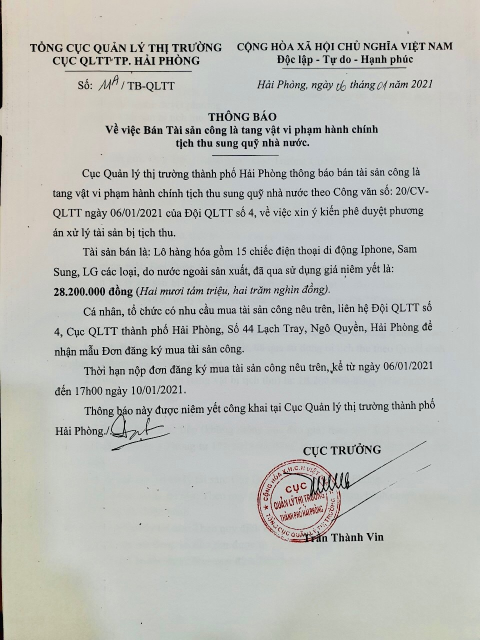
#> input picture datasets/images/original/Anh1.jpg, 960 x 1280 px (shown at 1/2 size)
$ python -i preprocessing.py   (imports and definitions only)
#> lines starting #> are read from the running program, lines starting #| are printed output that depends on the picture
#> further down, picture is the input picture: shape (1280, 960, 3); mean B, G, R 185.1, 189.2, 187.6
import cv2
import numpy as np


def to_grayscale(img: np.ndarray) -> np.ndarray:
    if img.ndim == 3:
        return cv2.cvtColor(img, cv2.COLOR_BGR2GRAY)
    return img


def resize(img: np.ndarray, width: int = None, height: int = None) -> np.ndarray:
    (h, w) = img.shape[:2]
    if width and not height:
        r = width / float(w)
        dim = (width, int(h * r))
    elif height and not width:
        r = height / float(h)
        dim = (int(w * r), height)
    else:
        return img
    return cv2.resize(img, dim, interpolation=cv2.INTER_AREA)


def denoise(img: np.ndarray) -> np.ndarray:
    return cv2.fastNlMeansDenoisingColored(img, None, 10, 10, 7, 21) if img.ndim == 3 else cv2.fastNlMeansDenoising(img, None, 10, 7, 21)


def enhance_contrast(img: np.ndarray) -> np.ndarray:
    lab = cv2.cvtColor(img, cv2.COLOR_BGR2LAB)
#> lab: shape (1280, 960, 3); mean of channels 0, 1, 2 194.2, 126.7, 129.8
    l, a, b = cv2.split(lab)
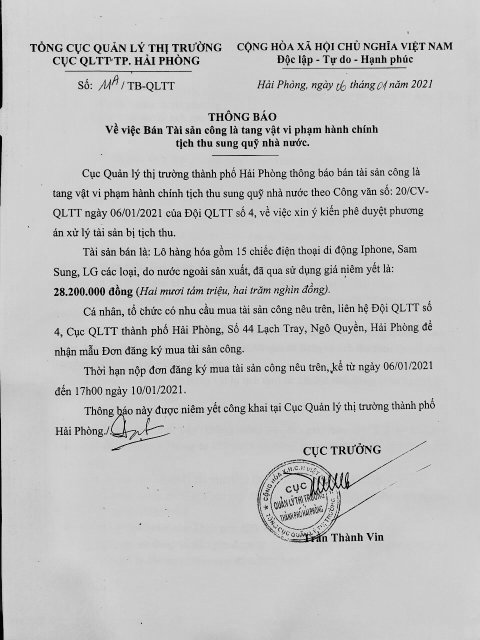
#> l: shape (1280, 960) (shown at 1/2 size); min 0, max 234, mean 194.2
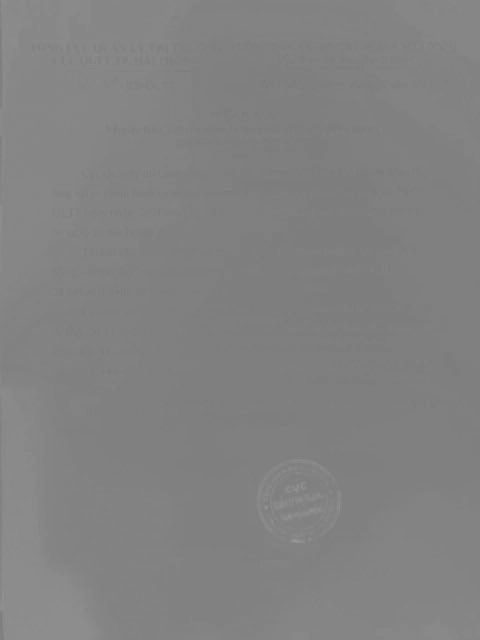
#> b: shape (1280, 960) (shown at 1/2 size); min 120, max 156, mean 129.8
    clahe = cv2.createCLAHE(clipLimit=2.0, tileGridSize=(8, 8))
    cl = clahe.apply(l)
    limg = cv2.merge((cl, a, b))
#> limg: shape (1280, 960, 3); mean of channels 0, 1, 2 188.3, 126.7, 129.8
    return cv2.cvtColor(limg, cv2.COLOR_LAB2BGR)


def adaptive_threshold(img: np.ndarray) -> np.ndarray:
    gray = to_grayscale(img)
    return cv2.adaptiveThreshold(gray, 255, cv2.ADAPTIVE_THRESH_GAUSSIAN_C, cv2.THRESH_BINARY, 11, 2)


def sharpen(img: np.ndarray) -> np.ndarray:
    kernel = np.array([[0, -1, 0], [-1, 5, -1], [0, -1, 0]])
    return cv2.filter2D(img, -1, kernel)


def deskew(img: np.ndarray, angle: float) -> np.ndarray:
    (h, w) = img.shape[:2]
    center = (w // 2, h // 2)
    M = cv2.getRotationMatrix2D(center, angle, 1.0)
    return cv2.warpAffine(img, M, (w, h), flags=cv2.INTER_CUBIC, borderMode=cv2.BORDER_REPLICATE)

>>> import cv2
>>> picture = cv2.imread('../../datasets/images/original/Anh1.jpg')
>>> result = enhance_contrast(picture)

$ run again, on datasets/images/original/Anh5.jpg
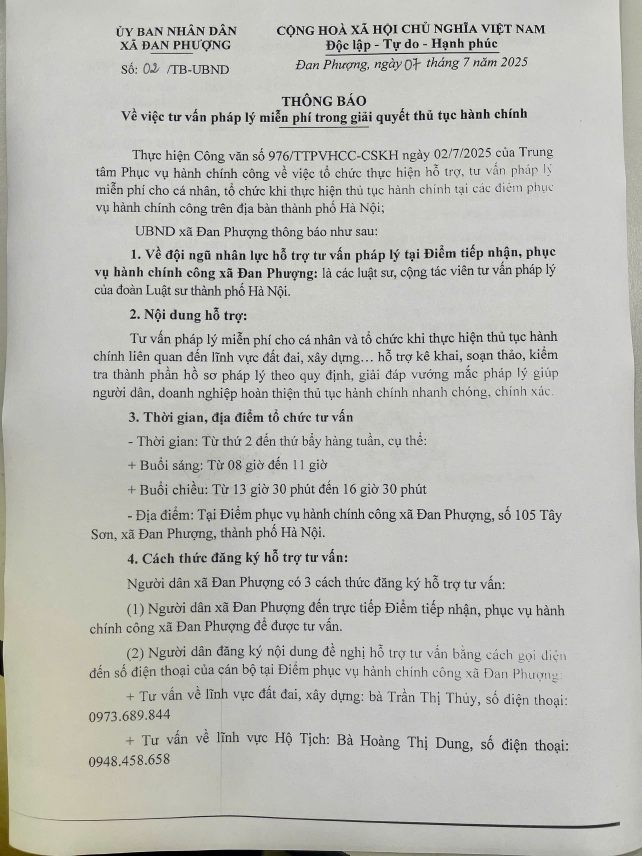
#> input picture datasets/images/original/Anh5.jpg, 1926 x 2568 px (shown at 1/3 size)
#> picture is the input picture: shape (2568, 1926, 3); mean B, G, R 182.3, 187.6, 187.4
#> lab: shape (2568, 1926, 3); mean of channels 0, 1, 2 193, 127.1, 130.7
#> in enhance_contrast, `cl = clahe.apply(l)`:
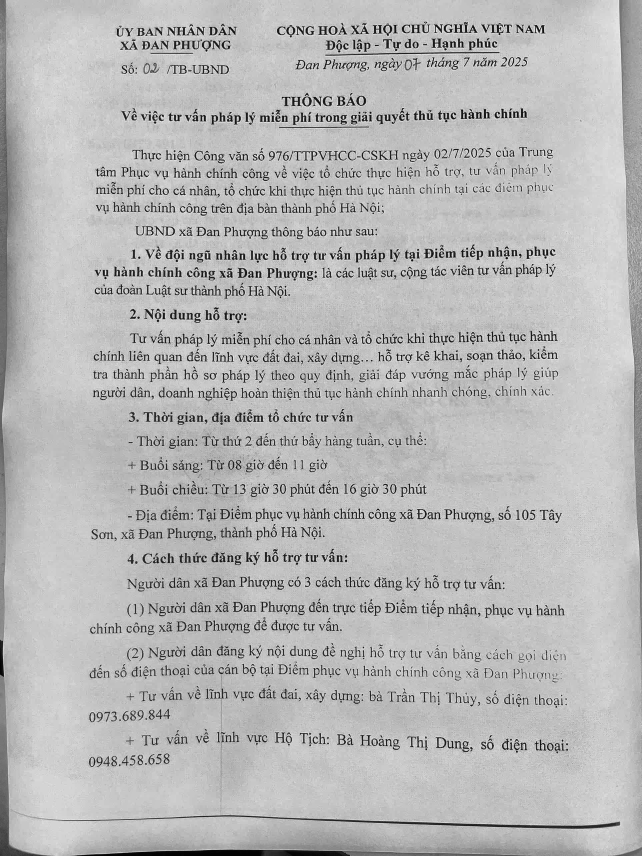
#> cl: shape (2568, 1926) (shown at 1/3 size); min 1, max 255, mean 183.7
#> limg: shape (2568, 1926, 3); mean of channels 0, 1, 2 183.7, 127.1, 130.7
#> in enhance_contrast, `return cv2.cvtColor(limg, cv2.COLOR_LAB2BGR)`:
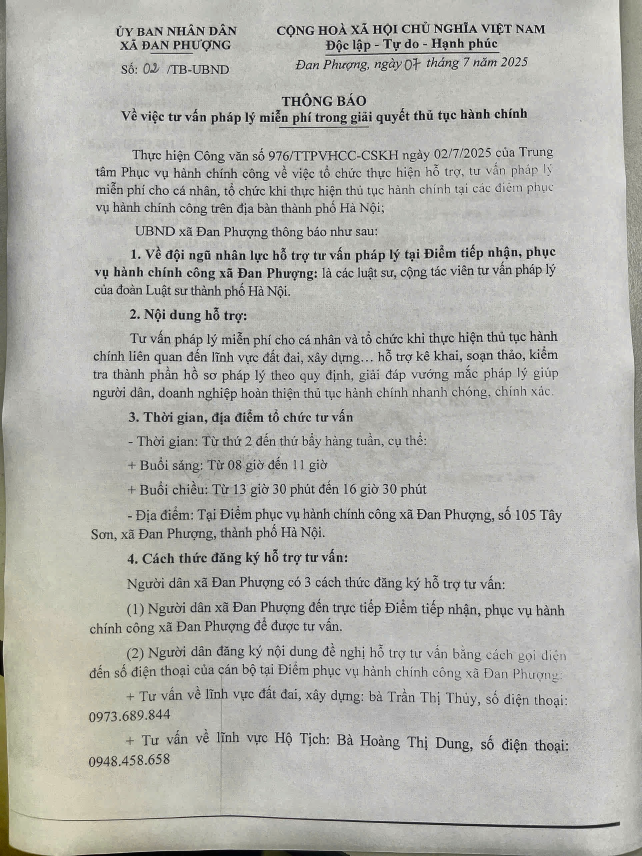
#> returned value: shape (2568, 1926, 3) (shown at 1/3 size); mean B, G, R 172.7, 178, 178.1

$ run again, on datasets/images/original/Anh2.jfif
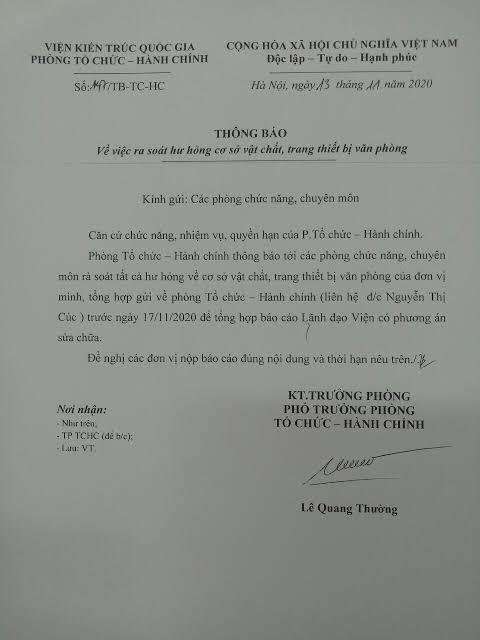
#> input picture datasets/images/original/Anh2.jfif, 480 x 640 px
#> picture is the input picture: shape (640, 480, 3); mean B, G, R 137.8, 143, 140.6
#> lab: shape (640, 480, 3); mean of channels 0, 1, 2 150.6, 125.9, 130.2
#> in enhance_contrast, `cl = clahe.apply(l)`:
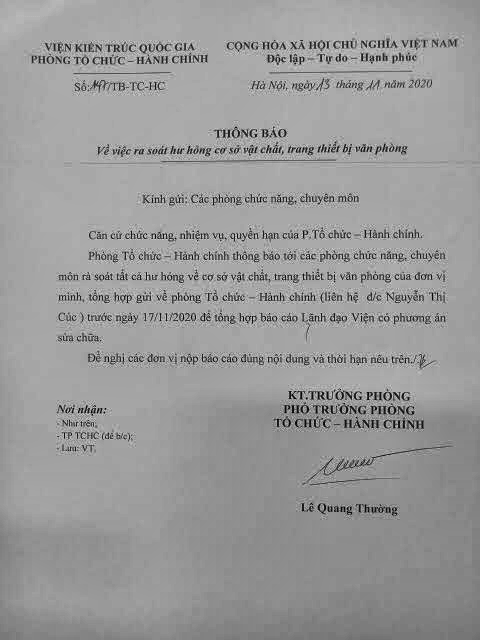
#> cl: shape (640, 480); min 1, max 218, mean 153.6
#> limg: shape (640, 480, 3); mean of channels 0, 1, 2 153.6, 125.9, 130.2

$ run again, on datasets/images/original/Anh3.jfif
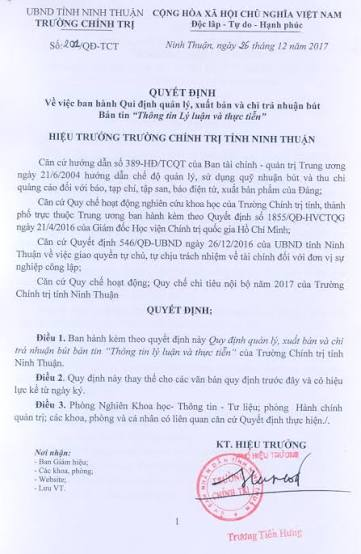
#> input picture datasets/images/original/Anh3.jfif, 361 x 554 px
#> picture is the input picture: shape (554, 361, 3); mean B, G, R 243.1, 226.7, 225.6
#> lab: shape (554, 361, 3); mean of channels 0, 1, 2 230.7, 130.7, 119.8
#> in enhance_contrast, `cl = clahe.apply(l)`:
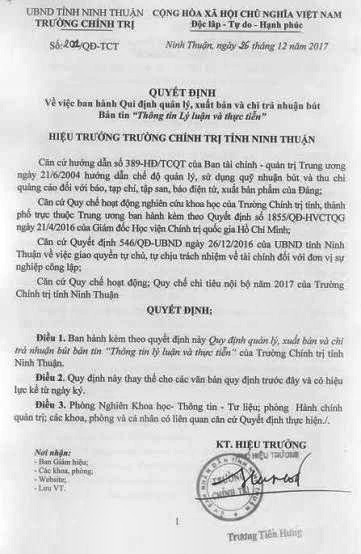
#> cl: shape (554, 361); min 10, max 255, mean 212.4
#> limg: shape (554, 361, 3); mean of channels 0, 1, 2 212.4, 130.7, 119.8
